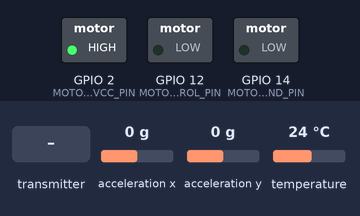
Bench run of a sketch on a simulated ESP8266 (NodeMCU). On the bench: switched loads named in the sketch (green lamp = pin HIGH). Inputs (shaded band) come from the test bench; at power-on: acceleration x 0 g, acceleration y 0 g, temperature 24 °C. WiFi joins after 1.5 s; servers stay silent unless stated; what the sketch prints to the serial monitor is not drawn.

Above: at 0.03 s.
At 1.2 s:
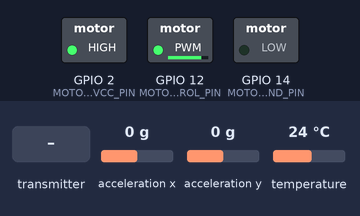
1.3 s: the transmitter starts sending flag = 0
2.8 s: the transmitter starts sending flag = 1
Timing chart, 0 to 5.8 s (numbered marks = the images above; inputs shaded):
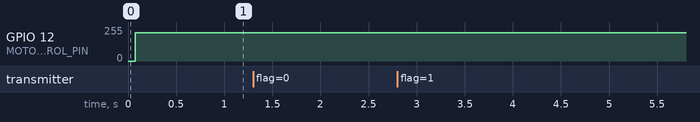

The sketch:

WiFi_endNode.ino
```cpp
// (licence header left out)
#include <Wire.h>
#include <ESP8266WiFi.h>
#include <espnow.h>
#include "MPU6050.h"
#include "I2Cdev.h"
#include <OneWire.h>
#include <DallasTemperature.h>
#include "config.h"

int MOTOR_SPEED = 75, motor_flag = 1, motor_status = 1;

// REPLACE WITH RECEIVER MAC Address
uint8_t senderAddress[] = {0xFF, 0xFF, 0xFF, 0xFF, 0xFF, 0xFF};

#ifdef accelerometer
MPU6050 accelgyro(0x68);
MPU6050 accelgyro2(0x69);
#endif

#ifdef temperature
const int oneWireBus = 13;
// Setup a oneWire instance to communicate with any OneWire devices
OneWire oneWire(oneWireBus);
// Pass our oneWire reference to Dallas Temperature sensor
DallasTemperature sensors(&oneWire);
#endif

// Create a struct_message called myData
struct_message myData;
Speed_struct_message incomingReadings;

unsigned long lastTime = 0;
unsigned long timerDelay = 7000; // send readings timer

int16_t ax, ay, az;
int16_t gx, gy, gz;
int16_t counter = 0;
int16_t x_max = -32768, x_min = 32767, y_max = -32768, y_min = 32767;

void ESP_OnDataRecv(uint8_t *mac, uint8_t *incomingData, uint8_t len)
{
  Serial.printf("Bytes received: %d\n", len);
  if (len == 4 && len <= 5)
  {
    int flag;
    memcpy(&flag, incomingData, sizeof(flag));
    if (flag == 1)
    {
#if ESP_DBG == 1
      Serial.println(" ESP_ACK SUCCESS - Transmisstor ");
#endif
    }
    else
    {
#if ESP_DBG == 1
      Serial.println(" ESP_ACK FAILED ");
#endif
    }
  }
  else
  {
    memcpy(&incomingReadings, incomingData, sizeof(incomingReadings));

    int Ack = 1;
    int result = esp_now_send(senderAddress, (uint8_t *)&Ack, sizeof(Ack));

    if (result == 0)
    {
#if ESP_DBG == 1
      Serial.println("ESP Data transmitted to GATEWAY Successfully");
#endif
    }
    else
    {
#if ESP_DBG == 1
      Serial.println("Error in sending the data to GATEWAY");
#endif
    }
    if (incomingReadings.value == "MOTOR")
    {
      MOTOR_SPEED = incomingReadings.motor_rotation_speed;
      motor_flag = 1;
    }
    else if (incomingReadings.value == "SWITCH")
    {
      if (incomingReadings.motor_rotation_speed)
      {
        motor_status = 1;
        digitalWrite(MOTOR_GND_PIN, LOW);
        digitalWrite(MOTOR_VCC_PIN, HIGH);
      }
      else if (!incomingReadings.motor_rotation_speed)
      {
        motor_status = 0;
        digitalWrite(MOTOR_GND_PIN, LOW);
        digitalWrite(MOTOR_VCC_PIN, LOW);
      }
    }
#if ESP_DBG == 1
    if (incomingReadings.value == "MOTOR")
      Serial.printf("\nReceived MOTOR SPEED = %d", MOTOR_SPEED);
    else
      Serial.printf("\nReceived MOTOR STATUS = %s", incomingReadings.motor_rotation_speed == 1 ? "ON" : "OFF");

#endif
  }
}

/**
 * @brief Callback when data is sent
 *
 * @param mac_addr
 * @param sendStatus
 */
void OnDataSent(uint8_t *mac_addr, uint8_t sendStatus)
{
  Serial.print("Last Packet Send Status: ");
  Serial.print("\t");
  if (sendStatus == 0)
  {
    Serial.println("Delivery success");
  }
  else
  {
    Serial.println("Delivery fail");
  }
}

void setup()
{
  // Init Serial Monitor
  Serial.begin(115200);
  Wire.begin();
  // Set device as a Wi-Fi Station
  WiFi.mode(WIFI_STA);
  WiFi.begin(wifi_network_ssid, wifi_network_password);
  WiFi.printDiag(Serial); // Uncomment to verify channel change after

  // Init ESP-NOW
  if (esp_now_init() != 0)
  {
    Serial.println("Error initializing ESP-NOW");
    return;
  }

  // Once ESPNow is successfully Init, we will register for Send CB to
  // get the status of Trasnmitted packet
  esp_now_set_self_role(ESP_NOW_ROLE_COMBO);
  esp_now_register_send_cb(OnDataSent);
  esp_now_register_recv_cb(ESP_OnDataRecv);
  //  esp_wifi_set_channel(3, WIFI_SECOND_CHAN_NONE);
  // Register peer
  //  esp_now_add_peer(senderAddress, ESP_NOW_ROLE_SLAVE, 1, NULL, 0);

#ifdef accelerometer
  // Initialize the MPU6050 sensors
  accelgyro.initialize();
  Serial.println("Testing device connections...(0x68)");
  Serial.println(accelgyro.testConnection() ? "MPU6050 connection successful" : "MPU6050 connection failed");

  accelgyro2.initialize();
  Serial.println("Testing device connections...(0x69)");
  Serial.println(accelgyro2.testConnection() ? "MPU6050 connection successful" : "MPU6050 connection failed");

  // accelgyro.setXAccelOffset(163);
  // accelgyro.setYAccelOffset(-3620);
  // accelgyro.setZAccelOffset(4236);
  // accelgyro.setXGyroOffset(69);
  // accelgyro.setYGyroOffset(-5);
  // accelgyro.setZGyroOffset(43);
#endif

  pinMode(MOTOR_CONTROL_PIN, OUTPUT);
  pinMode(MOTOR_VCC_PIN, OUTPUT);
  pinMode(MOTOR_GND_PIN, OUTPUT);
  Serial.println(WiFi.macAddress());

#ifdef temperature
  sensors.begin();
#endif

  digitalWrite(MOTOR_GND_PIN, LOW);
  digitalWrite(MOTOR_VCC_PIN, HIGH);
}

void loop()
{
  if ((millis() - lastTime) > timerDelay)
  {
    // Set values to send

    myData.motor_rotation_speed = MOTOR_SPEED;

#ifdef temperature
    sensors.requestTemperatures();
    Serial.println(sensors.getTempCByIndex(0));
#endif
    // Temperature in Celsius degrees

    myData.motor_x_max = x_max;
    myData.motor_y_max = y_max;
    myData.motor_x_min = x_min;
    myData.motor_y_min = y_min;
#ifdef temperature
    myData.motor_temperature = sensors.getTempCByIndex(0);
#endif
    counter = 0;
// Send message via ESP-NOW
#if ESP_DBG == 1
    Serial.printf("\nMotor Temperature : %d\
                   \nMotor Speed       : %d\
                   \nMotor_X_Max       : %d\
                   \nMotor_Y_Max       : %d\
                   \nMotor_X_Min       : %d\
                   \nMotor_Y_Min       : %d\n",
                  myData.motor_temperature, myData.motor_rotation_speed, myData.motor_x_max, myData.motor_y_max, myData.motor_x_min, myData.motor_y_min);

#endif
     esp_now_send(senderAddress, (uint8_t *)&myData, sizeof(myData));

    lastTime = millis();
    clear_acc();
  }
#ifdef accelerometer

  x_Max_acc(accelgyro.getAccelerationX());
  x_Min_acc(accelgyro.getAccelerationX());

  y_Max_acc(accelgyro2.getAccelerationY());
  y_Min_acc(accelgyro2.getAccelerationY());

#endif
  counter++;

  if (motor_flag == 1)
  {
    Serial.printf("MOTOR SPEED & MOTOR STATUS Before Setting: %d\n", MOTOR_SPEED);
    delay(50);
    if (MOTOR_SPEED == 0)
    {
      analogWrite(MOTOR_CONTROL_PIN, 0);
      //      digitalWrite(MOTOR_GND_PIN, LOW);
      //      digitalWrite(MOTOR_VCC_PIN, LOW);
    }
    else
    {
      //      digitalWrite(MOTOR_GND_PIN, LOW);
      //      digitalWrite(MOTOR_VCC_PIN, HIGH);
      analogWrite(MOTOR_CONTROL_PIN, map(MOTOR_SPEED, 1, 100, 80, 255));
    }
    motor_flag = 0;
  }
  delay(100);
}

void x_Max_acc(int16_t x_acc)
{
  x_max = (x_acc > x_max) ? x_acc : x_max;
}

void x_Min_acc(int16_t x_acc)
{
  x_min = (x_acc < x_min) ? x_acc : x_min;
}

void y_Max_acc(int16_t y_acc)
{
  y_max = (y_acc > y_max) ? y_acc : y_max;
}

void y_Min_acc(int16_t y_acc)
{
  y_min = (y_acc < y_min) ? y_acc : y_min;
}

void clear_acc()
{
  x_max = -32768;
  x_min = 32767;
  y_max = -32768;
  y_min = 32767;
}
```

config.h
```cpp
// (licence header left out)
#define ESP_DBG     1
#define ESP_NOW
#define accelerometer
#define temperature

// pins
#define MOTOR_CONTROL_PIN 12
#define MOTOR_GND_PIN 14
#define MOTOR_VCC_PIN 2

const char *wifi_network_ssid = "DLink-007-2.4G";    /*Replace with Your own network SSID*/
const char *wifi_network_password = "h3k5brrck84vu"; /*Replace with Your own network PASSWORD*/

typedef struct struct_message3
{
    String value;
    int motor_rotation_speed;
} Speed_struct_message;

typedef struct struct_message2
{
    int motor_temperature;
    int16_t motor_x_max;
    int16_t motor_y_max;
    int16_t motor_x_min;
    int16_t motor_y_min;
    int motor_rotation_speed;
} struct_message;

void x_Max_acc(int16_t x_acc);
void x_Min_acc(int16_t x_acc);
void y_Max_acc(int16_t y_acc);
void y_Min_acc(int16_t y_acc);
```

Measured:
- after the input at 1.3 s, every drawn part: stays the same
- after the input at 2.8 s, every drawn part: stays the same
